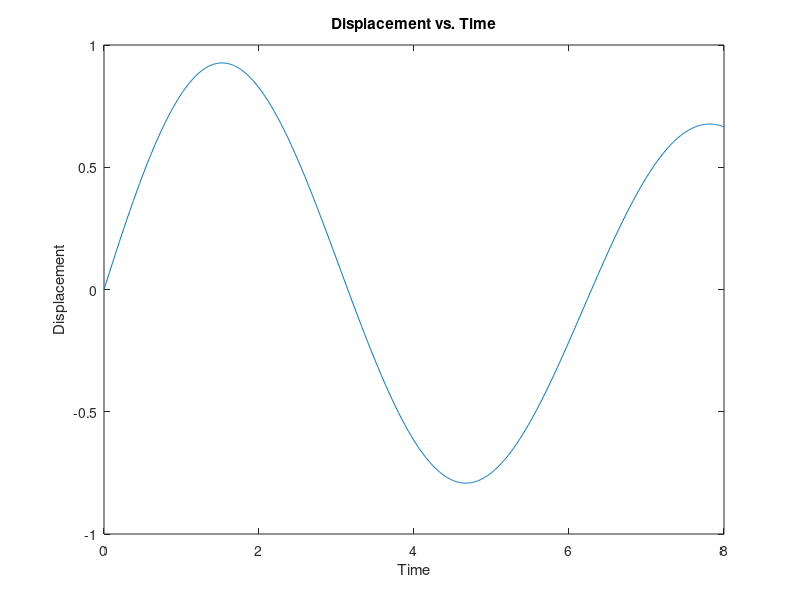

Reproduce this figure in MATLAB.
% Define variables
m = 1;    % Mass
l = 1;    % Length
k = 1;    % Spring constant
lambda = 0.1;    % Damping coefficient

% Define the initial conditions
t0 = 0;
y0 = [0, 1];

% Define the time step
h = 0.01;

% Define the time interval
t_end = 8;

% Define the function to be solved
my_system = @(t, y) [y(2); (-lambda*y(2) - k^2*y(1))/m];

% Initialize the solution arrays
time = t0:h:t_end;
y_values = zeros(length(time), length(y0));

% Set the initial values
y_values(1,:) = y0;

% Implement the RK4 method
for i = 1:(length(time)-1)
    t = time(i);
    y = y_values(i,:)';
    k1 = h*my_system(t, y);
    k2 = h*my_system(t + h/2, y + k1/2);
    k3 = h*my_system(t + h/2, y + k2/2);
    k4 = h*my_system(t + h, y + k3);
    y_next = y + (k1 + 2*k2 + 2*k3 + k4)/6;
    y_values(i+1,:) = y_next';
end

% Plot the results
figure;
plot(time, y_values(:,1));
xlabel('Time');
ylabel('Displacement');
title('Displacement vs. Time');
